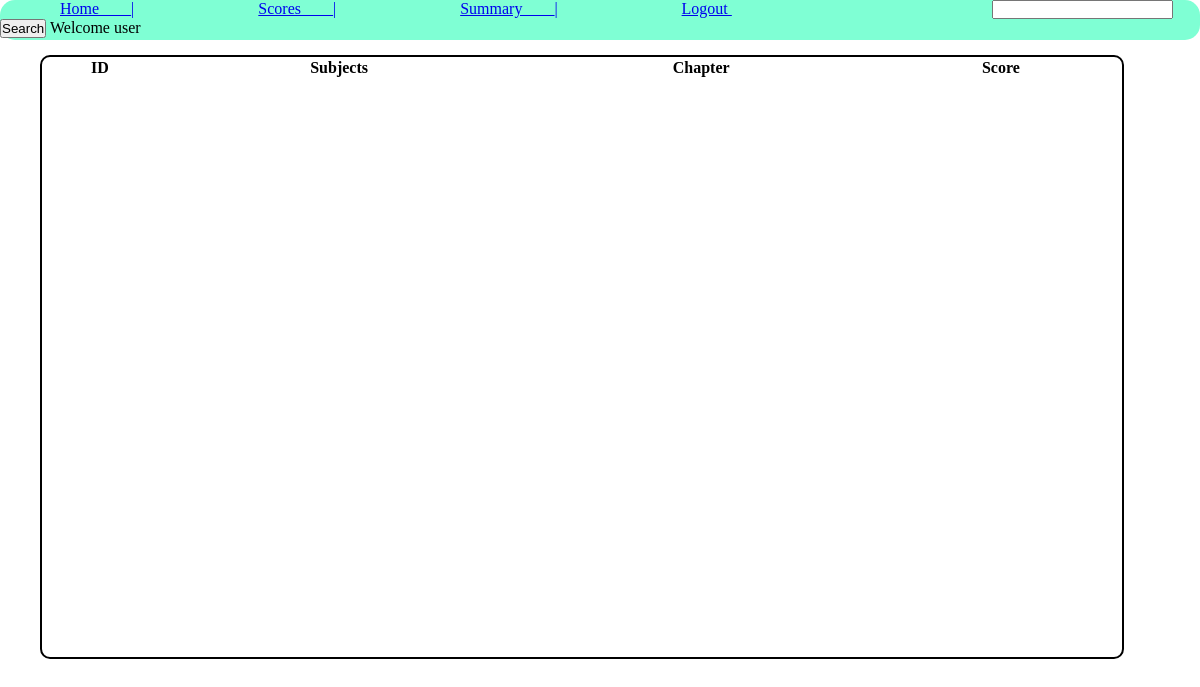
The page /scores/1 on the database as committed earlier.
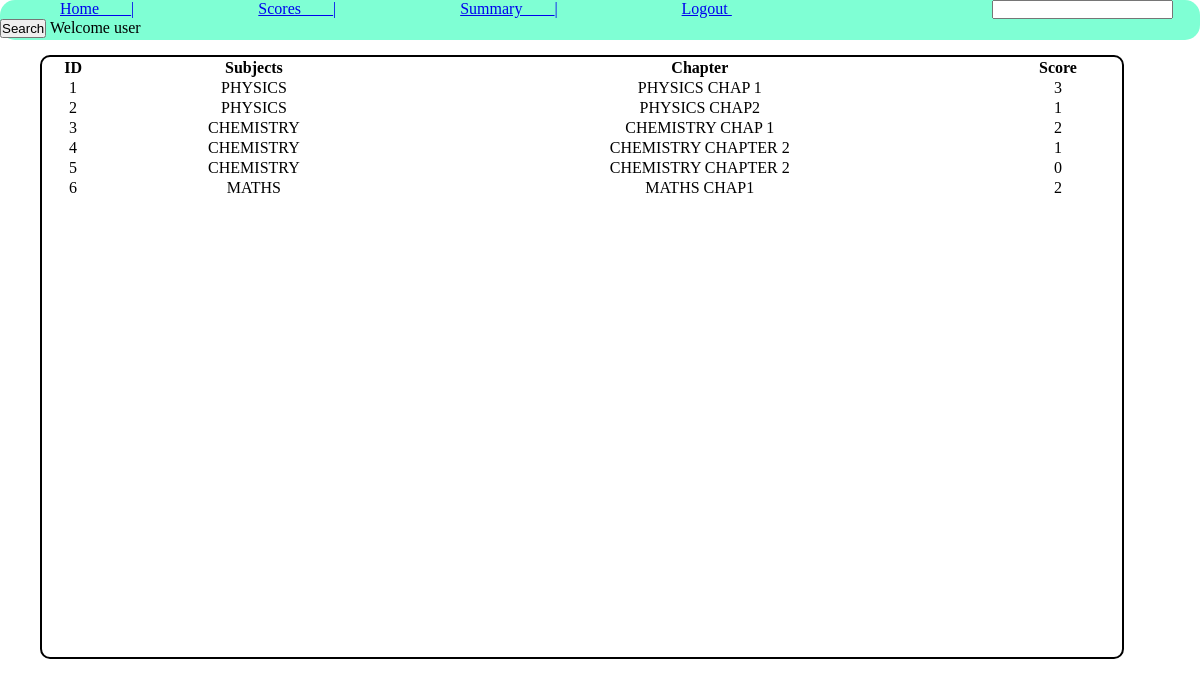
The same page on the database as committed later.
### tables this page shows
CREATE TABLE chapter(
    id INTEGER PRIMARY KEY AUTOINCREMENT,
    name TEXT,
    description TEXT,
    sub_name TEXT,
    FOREIGN KEY (sub_name) REFERENCES subject(name));

CREATE TABLE scores(
            id INTEGER PRIMARY KEY AUTOINCREMENT,
            quiz_id INTEGER,user_id INTEGER,time_stamp_of_atempt TIME,total_scored INTEGER,date_of_quiz DATE,
            FOREIGN KEY(quiz_id) REFERENCES quiz(id),FOREIGN KEY(user_id) REFERENCES user(id)            
);

### app.py (the view)
@app.route('/scores/<id>')
def scores(id):
    a = final_scor(id)
    return render_template('scores.html',a=a,u=id)

### database.py (called while the page is built)
def final_scor(id):
    con = sqlite3.connect('database.sqlite3')
    cur = con.cursor()
    query= f"SELECT chapter.sub_name,scores.total_scored,chapter.name FROM users INNER JOIN scores ON users.id=scores.user_id INNER JOIN quiz ON scores.quiz_id=quiz.id INNER JOIN chapter ON quiz.chapter_id=chapter.id WHERE users.id = ?"
    cur.execute(query,(id,))
    res = cur.fetchall()
    con.commit()
    con.close()
    return res

### templates/scores.html (shortened to what this page needs)
<!DOCTYPE html>
<html lang="en">
<head>
</head>
<body>
    <nav>
        <ul>
            <li><a href="/user/{{u[0][0]}}"> Home____|</a></li>
            <li><a href="/scores/{{u[0][0]}}">Scores____|</a></li>
            <li><a href="/summary/{{u[0][0]}}"> Summary____|</a></li>
            <li><a href="/"> Logout </a></li>
            <li id="search"><form action="/search/{{u[0][0]}}" id="insearch" method="post"><input type="search" name="s">
                <button type="submit">Search</button> Welcome user</form></li>
        </ul>
    </nav>
    <div class="table-container">
        <table style="width: 100%;text-align: center;">
            <thead>
                <tr>
                    <th>ID</th>
                    <th>Subjects</th>
                    <th>Chapter</th>
                    <th>Score</th>
                </tr>
            </thead>
            {%set count = namespace(value=1)%}
            {%for i in a%}
            <tbody>
                <tr>
                    <td>{{count.value}}</td>
                    <td>{{i[0]}}</td>
                    <td>{{i[2]}}</td>
                    <td>{{i[1]}}</td>
                </tr>
                {%set count.value = count.value + 1%}
            {%endfor%}
            </tbody>
        </table>
    </div>
</body>
</html>

Rows that differ between the two databases and show on the page:
now on this page (row edited): chapter: value "1", sub_name "PHYSICS", name "PHYSICS CHAP 1", total_scored "3"
now on this page (row edited): chapter: value "2", sub_name "PHYSICS", name "PHYSICS CHAP2", total_scored "1"
now on this page (row edited): chapter: value "3", sub_name "CHEMISTRY", name "CHEMISTRY CHAP 1", total_scored "2"
added chapter: value "4", sub_name "CHEMISTRY", name "CHEMISTRY CHAPTER 2", total_scored "1", value "5", total_scored "0"
added chapter: value "6", sub_name "MATHS", name "MATHS CHAP1", total_scored "2"
